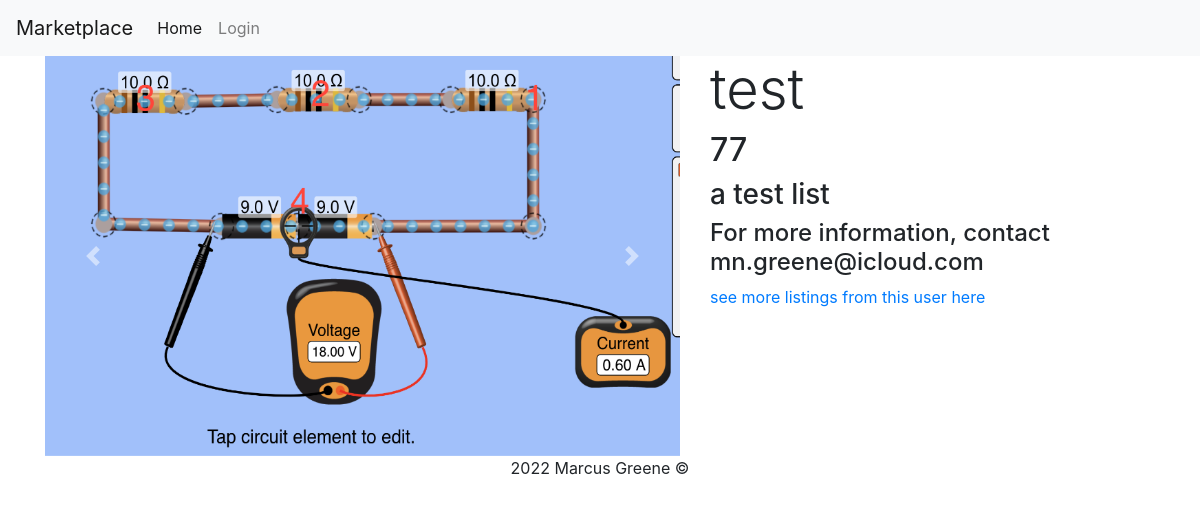
Page /listings/1 on the committed database.
### models.py (models this page shows, shortened)
class Listing(db.Model):
    id = db.Column(db.Integer, primary_key=True)
    price = db.Column(db.String(30), index = True, unique=False)
    title = db.Column(db.String(50), index=True, unique=False)
    description = db.Column(db.String(500), unique= False, index=False)
    images = db.Column(db.Text)
    user_id = db.Column(db.Integer, db.ForeignKey("user.id"))

class User(db.Model, UserMixin):
    id = db.Column(db.Integer, primary_key=True)
    username = db.Column(db.String(50))
    password = db.Column(db.String(20))

### routes.py (the view)
@app.route("/listings/<listingid>")
def listing(listingid):
  listing = Listing.query.filter_by(id=listingid).first()
  user = User.query.filter_by(id=listing.id).first()
  return render_template("listing.html", title=listing.title, listing=listing, user=user)

### templates/listing.html (shortened to what this page needs)
{% extends "base.html" %}
{% block content %}
<div class="container">
<span class="row">
<div class="col-md-7">
      <div id="carouselExampleControls" class="carousel slide w-60 mx-auto" data-ride="carousel" data-interval="false">
        <div class="carousel-inner">
          <div class="carousel-item active">
            <img src="{{ url_for('serve_image', filename=listing.images) }}" width = 600 height = 400 class="d-block w-100" alt="...">
          </div>
        <a class="carousel-control-prev" href="#carouselExampleControls" role="button" data-slide="prev">
          <span class="carousel-control-prev-icon" aria-hidden="true"></span>
        </a>
        <a class="carousel-control-next" href="#carouselExampleControls" role="button" data-slide="next">
          <span class="carousel-control-next-icon" aria-hidden="true"></span>
        </a>
      </div>
      </div>
</div>
    <div class="col-md-5">
        <h1 class="display-4">{{listing.title}}</h1>
        <h2>{{listing.price}}</h2>
        <h3>{{listing.description}}</h3>
        <h4>For more information, contact {{user.username}} </h4>
        <a href="{{ url_for('user',userid=listing.id) }}">see more listings from this user here</a>
    </div>
</span>
</div>
{% endblock %}

### rows in the picture
Listing: images (picture), title "test", price "77", description "a test list"
User: username "mn.greene@icloud.com"
